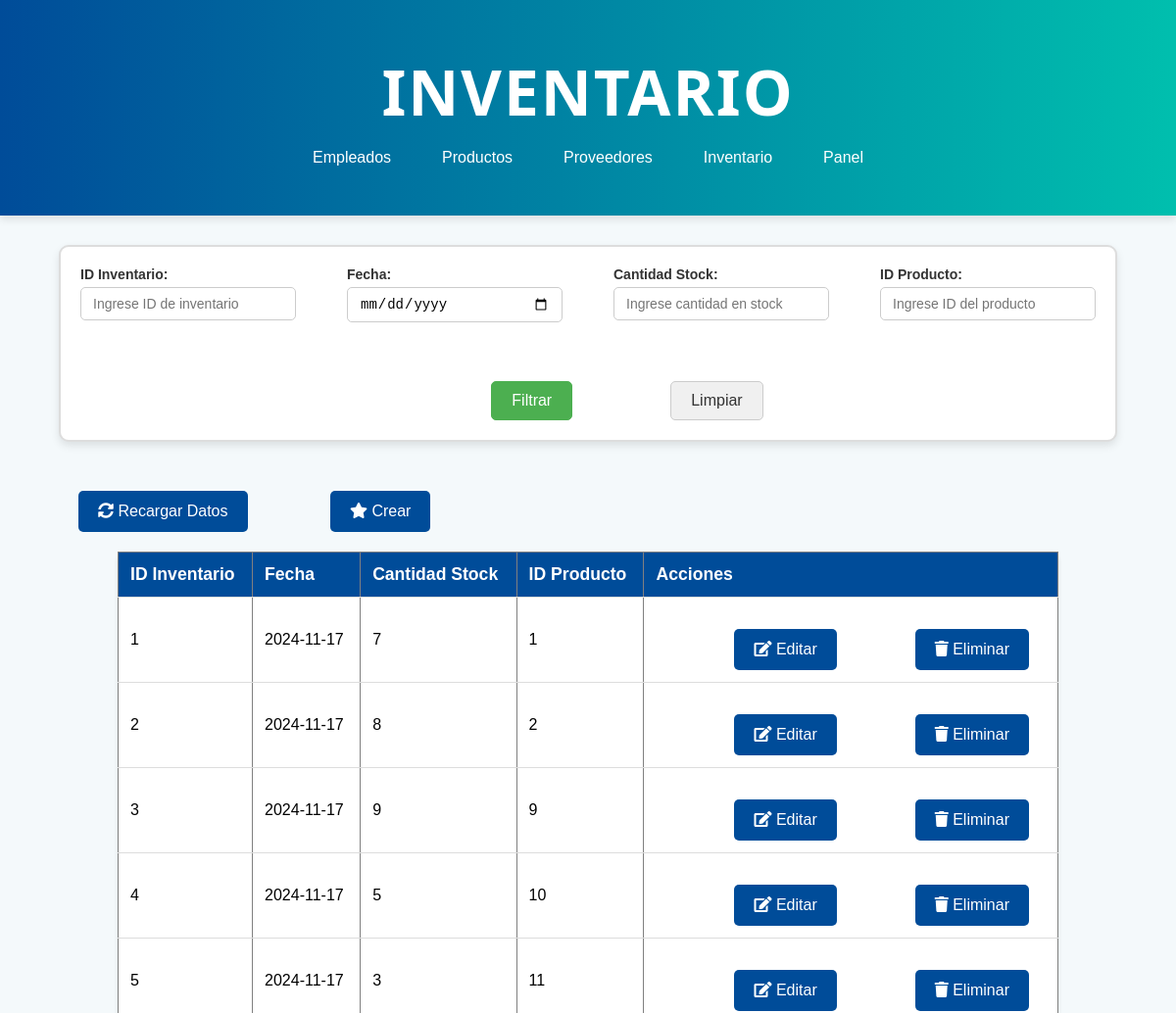
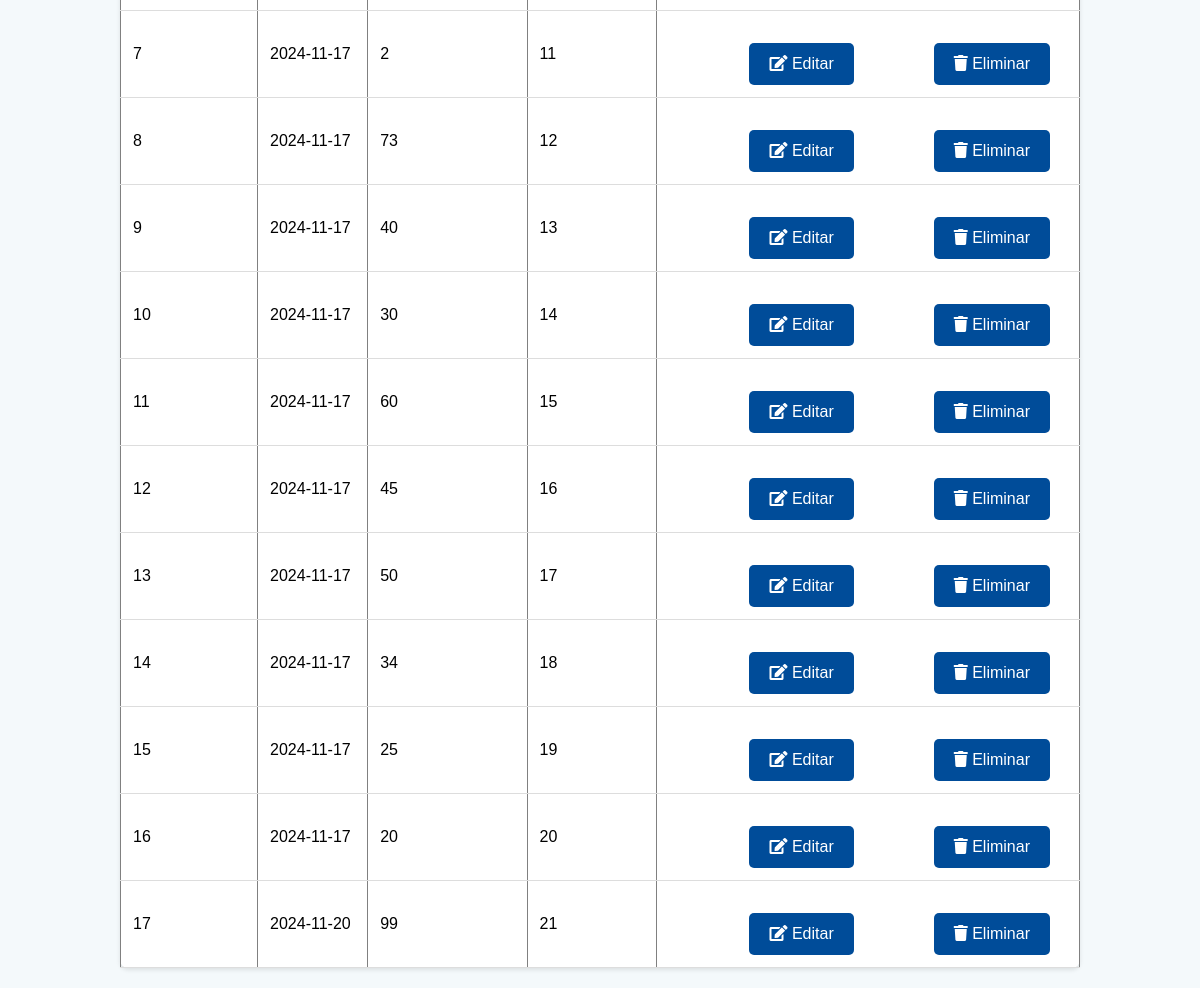
The app's page /inventario.php with its own data (2 pictures, top to bottom).
### tables this page shows
CREATE TABLE `inventario` (
  `idInventario` int(11) NOT NULL,
  `cantidadStock` int(11) NOT NULL,
  `fecha` date DEFAULT NULL,
  `idProducto` int(11) NOT NULL,
  `eliminado` int(11) NOT NULL DEFAULT 0
);

### inventario.php (the view, shortened to what this page needs)
<?php
$servername = "localhost";
$username = "root";
$password = "";
$dbname = "drogueriasconfe";
$conn = new mysqli($servername, $username, $password, $dbname);
$sql = "SELECT idInventario, fecha, cantidadStock, idProducto FROM inventario WHERE eliminado = 0";
$result = $conn->query($sql);
$inventarios = [];
if ($result->num_rows > 0) {
    while ($row = $result->fetch_assoc()) {
        $inventarios[] = $row;
    }
}
?>
<!DOCTYPE html>
<html lang="es">
<head>
    <link rel="stylesheet" href="css/stylesListas.css">
    <link rel="stylesheet" href="https://cdnjs.cloudflare.com/ajax/libs/font-awesome/5.15.3/css/all.min.css">
</head>
<body>
    <header class="header">
        <h1>Inventario</h1>
        <nav>
            <ul>
                <li><a href="empleado.php">Empleados</a></li>
                <li><a href="producto.php">Productos</a></li>
                <li><a href="proveedor.php">Proveedores</a></li>
                <li><a href="inventario.php">Inventario</a></li>
                <li><a href="administrador.php">Panel</a></li>
            </ul>
        </nav>
    </header>
    <form method="GET" action="">
        <div class="contenedor-filtros">
            <div class="formulario-filtros">
                <div class="filtro">
                    <label for="idInventario">ID Inventario:</label>
                    <input type="text" name="idInventario" id="idInventario" placeholder="Ingrese ID de inventario" value="<?= isset($_GET['idInventario']) ? htmlspecialchars($_GET['idInventario']) : '' ?>">
                </div>
                <div class="filtro">
                    <label for="fecha">Fecha:</label>
                    <input type="date" name="fecha" id="fecha" value="<?= isset($_GET['fecha']) ? htmlspecialchars($_GET['fecha']) : '' ?>">
                </div>
                <div class="filtro">
                    <label for="cantidadStock">Cantidad Stock:</label>
                    <input type="number" name="cantidadStock" id="cantidadStock" placeholder="Ingrese cantidad en stock" value="<?= isset($_GET['cantidadStock']) ? htmlspecialchars($_GET['cantidadStock']) : '' ?>" min="0">
                </div>
                <div class="filtro">
                    <label for="idProducto">ID Producto:</label>
                    <input type="text" name="idProducto" id="idProducto" placeholder="Ingrese ID del producto" value="<?= isset($_GET['idProducto']) ? htmlspecialchars($_GET['idProducto']) : '' ?>">
                </div>
            </div>
            <div class="botones">
                <button type="submit">Filtrar</button>
                <button type="reset" onclick="resetForm()">Limpiar</button>
            </div>
        </div>
    </form>
    <button onclick="recargarDatos()">
    <i class="fas fa-sync-alt"></i> Recargar Datos
</button>
    <button class='crear' onclick="window.location.href='crearInventario.php'">
        <i class='fas fa-star'></i> Crear
    </button>
    <table border="1">
        <thead>
            <tr>
                <th>ID Inventario</th>
                <th>Fecha</th>
                <th>Cantidad Stock</th>
                <th>ID Producto</th>
                <th>Acciones</th>
            </tr>
        </thead>
        <tbody id="datosInventario">
            <?php
            if (count($inventarios) > 0) {
                foreach ($inventarios as $row) {
                    echo "<tr>";
                    echo "<td>" . $row["idInventario"] . "</td>";
                    echo "<td>" . $row["fecha"] . "</td>";
                    echo "<td>" . $row["cantidadStock"] . "</td>";
                    echo "<td>" . $row["idProducto"] . "</td>";
                    echo "<td>";
                    echo "<button onclick='editarInventario(" . $row["idInventario"] . ")'><i class='fas fa-edit'></i> Editar</button>";
                    echo "<button onclick='eliminarInventario(" . $row["idInventario"] . ")'><i class='fas fa-trash'></i> Eliminar</button>";
                    echo "</td>";
                    echo "</tr>";
                }
            } else {
                echo "<tr><td colspan='5'>No se encontraron datos</td></tr>";
            }
            ?>
        </tbody>
    </table>
</body>
</html>

### css/stylesListas.css (style rules this page uses)
* { box-sizing: border-box; margin: 0; padding: 0; }
body { font-family: Arial, sans-serif; background-color: #f4f9fb; }
header { background: linear-gradient(to right, #004c99, #00bfae); color: white; text-align: center; padding: 50px 20px; box-shadow: 0 4px 8px rgba(0, 0, 0, 0.1); }
header h1 { font-size: 4em; font-family: 'Segoe UI', Tahoma, Geneva, Verdana, sans-serif; font-weight: 700; margin-bottom: 15px; letter-spacing: 2px; text-transform: uppercase; }
nav ul { display: flex; justify-content: center; list-style: none; }
nav ul li { margin: 0 10px; }
nav ul li a { color: #fff; text-decoration: none; padding: 0.5rem 1rem; border-radius: 5px; transition: background-color 0.3s ease; }
table { width: 80%; margin: 20px auto; border-collapse: collapse; background-color: white; box-shadow: 0 2px 4px rgba(0, 0, 0, 0.1); border-radius: 8px; }
th, td { padding: 12px; text-align: left; border-bottom: 1px solid #ddd; }
th { background-color: #004c99; color: white; font-size: 1.1em; }
button { background-color: #004c99; color: white; padding: 12px 20px; border: none; border-radius: 5px; font-size: 1em; cursor: pointer; transition: background-color 0.3s ease; margin-top: 20px; margin-left: 80px; }
.contenedor-filtros { width: 95%; display: flex; flex-direction: column; align-items: center; border: 2px solid #ddd; border-radius: 10px; padding: 20px; box-shadow: 0px 4px 8px rgba(0, 0, 0, 0.1); background-color: #fff; margin: 30px auto; }
.formulario-filtros { display: flex; flex-wrap: wrap; justify-content: space-between; gap: 10px; margin-bottom: 20px; width: 100%; }
.filtro { display: flex; flex-direction: column; width: 220px; min-width: 220px; }
.filtro input { width: 100%; }
.contenedor-filtros { width: 90%; display: flex; flex-direction: column; align-items: center; border: 2px solid #ddd; border-radius: 10px; padding: 20px; box-shadow: 0px 4px 8px rgba(0, 0, 0, 0.1); background-color: #fff; margin: 30px auto; }
.botones { margin-top: 20px; display: flex; justify-content: center; gap: 20px; }
.botones button[type="submit"] { background-color: #4CAF50; color: white; padding: 10px 20px; border: 1px solid #4CAF50; border-radius: 5px; font-size: 16px; cursor: pointer; transition: background-color 0.3s ease; }
.botones button[type="reset"] { background-color: #f0f0f0; color: #333; padding: 10px 20px; border: 1px solid #ccc; border-radius: 5px; font-size: 16px; cursor: pointer; transition: background-color 0.3s ease; }
.filtro label { font-size: 14px; font-weight: bold; color: #333; margin-bottom: 5px; display: block; }
.filtro input { padding: 8px 12px; font-size: 14px; border: 1px solid #ccc; border-radius: 5px; width: 100%; box-sizing: border-box; transition: border-color 0.3s ease; }
.filtro input[type="date"] { padding: 8px 12px; border-radius: 5px; }

### records on screen
inventario: idInventario "1", fecha "2024-11-17", cantidadStock "7", idProducto "1"
inventario: idInventario "2", fecha "2024-11-17", cantidadStock "8", idProducto "2"
inventario: idInventario "3", fecha "2024-11-17", cantidadStock "9", idProducto "9"
inventario: idInventario "4", fecha "2024-11-17", cantidadStock "5", idProducto "10"
inventario: idInventario "5", fecha "2024-11-17", cantidadStock "3", idProducto "11"
inventario: idInventario "7", fecha "2024-11-17", cantidadStock "2", idProducto "11"
inventario: idInventario "8", fecha "2024-11-17", cantidadStock "73", idProducto "12"
inventario: idInventario "9", fecha "2024-11-17", cantidadStock "40", idProducto "13"
inventario: idInventario "10", fecha "2024-11-17", cantidadStock "30", idProducto "14"
inventario: idInventario "11", fecha "2024-11-17", cantidadStock "60", idProducto "15"
inventario: idInventario "12", fecha "2024-11-17", cantidadStock "45", idProducto "16"
inventario: idInventario "13", fecha "2024-11-17", cantidadStock "50", idProducto "17"
inventario: idInventario "14", fecha "2024-11-17", cantidadStock "34", idProducto "18"
inventario: idInventario "15", fecha "2024-11-17", cantidadStock "25", idProducto "19"
inventario: idInventario "16", fecha "2024-11-17", cantidadStock "20", idProducto "20"
inventario: idInventario "17", fecha "2024-11-20", cantidadStock "99", idProducto "21"
